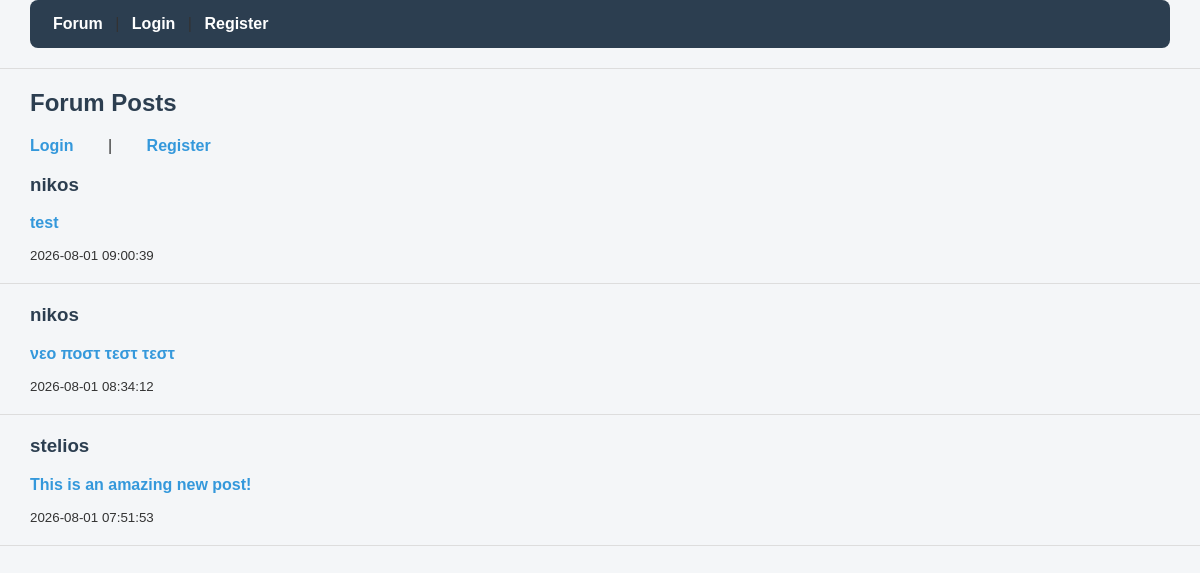
The page / on the database its author committed.
### tables this page shows
CREATE TABLE `posts` (
  `id` int(11) NOT NULL,
  `user_id` int(11) DEFAULT NULL,
  `content` text DEFAULT NULL,
  `created_at` timestamp NOT NULL DEFAULT current_timestamp()
);

CREATE TABLE `users` (
  `id` int(11) NOT NULL,
  `username` varchar(50) DEFAULT NULL,
  `password` varchar(255) DEFAULT NULL,
  `role` varchar(20) DEFAULT 'user'
);

### index.php (the view, shortened to what this page needs)
<?php
include "db.php";
include "menu.php";
$sql = "SELECT posts.id, posts.content, posts.created_at, users.username
        FROM posts
        JOIN users
        ON posts.user_id = users.id
        ORDER BY posts.created_at DESC";
$result = $conn->query($sql);
?>
<!DOCTYPE html>
<html>
<head>
    <link rel="stylesheet" href="style.css">
</head>
<body>
<h2>Forum Posts</h2>
<?php if (isset($_SESSION['username'])): ?>
    <div id="welcome-message">
    Καλώς ήρθες <?php echo $_SESSION['username']; ?>!
    </div>
    <br>
    <a href="create_post.php">Νέο Post</a> |
    <?php if ($_SESSION['role']=="admin"): ?>
    <a href="admin_panel.php">
    Admin Panel
    </a> |
    <?php endif; ?>
    <a href="logout.php">Logout</a>
<?php else: ?>
    <a href="login.php">Login</a> |
    <a href="register.php">Register</a>
<?php endif; ?>
<?php
if ($result->num_rows > 0) {
    while ($row = $result->fetch_assoc()) {
        echo "<h3>" . $row['username'] . "</h3>";
        echo "<p><a href='view_post.php?id=" . $row['id'] . "'>"
                . $row['content'] .
                "</a></p>";
        echo "<small>" . $row['created_at'] . "</small>";
        echo "<hr>";
    }
} else {
    echo "Δεν υπάρχουν posts ακόμα.";
}
?>
</body>
</html>

### style.css (style rules this page uses)
body { font-family: Arial, Helvetica, sans-serif; background-color: #f4f6f8; margin: 0; padding: 0; color: #333; }
body > * { margin-left: 30px; margin-right: 30px; }
h1, h2, h3 { color: #2c3e50; }
a { color: #3498db; text-decoration: none; font-weight: bold; }
hr { border: 0; height: 1px; background: #ddd; margin: 20px 0; }

### rows shown on the page
posts: user.username "nikos", content "test", created_at "2026-08-01 09:00:39"
posts: user.username "nikos", created_at "2026-08-01 08:34:12"
posts: user.username "stelios", created_at "2026-08-01 07:51:53"
